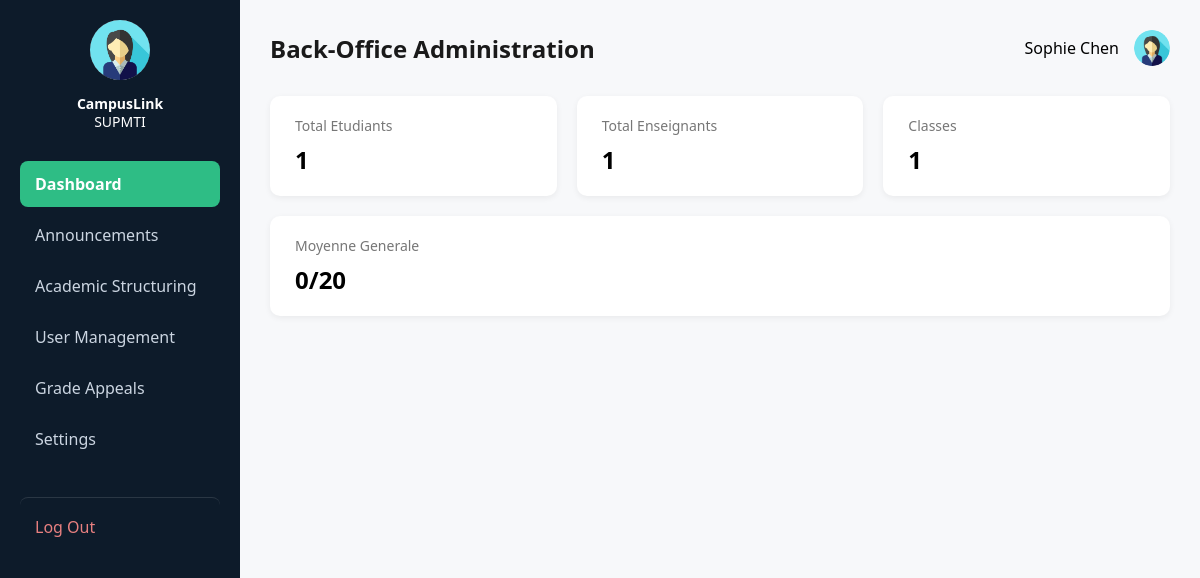
Page /dashboard-admin (signed in) on the committed database.
### tables this page shows
CREATE TABLE users (
        id INTEGER PRIMARY KEY AUTOINCREMENT,
        nom TEXT NOT NULL,
        email TEXT NOT NULL UNIQUE,
        mot_de_passe TEXT NOT NULL,
        role TEXT NOT NULL,
        classe TEXT,
        cne TEXT,
        cin TEXT,
        photo TEXT
    );

### app.py (the view)
@app.route('/dashboard-admin')
def dashboard_admin():
    if session.get('user_role') != 'admin':
        return redirect(url_for('login'))
    connexion = sqlite3.connect('campuslink.db')
    curseur = connexion.cursor()
    curseur.execute("SELECT COUNT(*) FROM users WHERE role = 'etudiant'")
    total_etudiants = curseur.fetchone()[0]
    curseur.execute("SELECT COUNT(*) FROM users WHERE role = 'enseignant'")
    total_enseignants = curseur.fetchone()[0]
    curseur.execute("SELECT COUNT(DISTINCT classe) FROM users WHERE role = 'etudiant' AND classe IS NOT NULL")
    total_classes = curseur.fetchone()[0]
    curseur.execute("SELECT AVG((cc_grade + exam_grade) / 2) FROM notes WHERE cc_grade IS NOT NULL AND exam_grade IS NOT NULL")
    moyenne_generale = curseur.fetchone()[0]
    curseur.execute("SELECT photo FROM users WHERE id = ?", (session.get('user_id'),))
    resultat = curseur.fetchone()
    connexion.close()
    photo = resultat[0] if resultat and resultat[0] else 'avatar.png'
    return render_template(
        'dashboard_admin.html',
        nom=session.get('user_nom'),
        total_etudiants=total_etudiants,
        total_enseignants=total_enseignants,
        total_classes=total_classes,
        photo=photo,
        moyenne_generale=round(moyenne_generale, 2) if moyenne_generale else 0
    )

### app.py (called while the page is built)
@app.context_processor
def inject_current_user():
    current_role = session.get('user_role')
    current_nom = session.get('user_nom')
    current_photo = 'avatar.png'
    if 'user_id' in session:
        connexion = sqlite3.connect('campuslink.db')
        curseur = connexion.cursor()
        curseur.execute("SELECT photo FROM users WHERE id = ?", (session.get('user_id'),))
        resultat = curseur.fetchone()
        connexion.close()
        if resultat and resultat[0]:
            current_photo = resultat[0]
    return dict(
        current_role=current_role,
        current_nom=current_nom,
        current_photo=current_photo
    )

### templates/dashboard_admin.html (shortened to what this page needs)
{% extends "base.html" %}
{% block page_header %}Back-Office Administration{% endblock %}
{% block content %}
<div class="stats-cards">
    <div class="stat-card">
        <p class="stat-label">Total Etudiants</p>
        <h2>{{ total_etudiants }}</h2>
    </div>
    <div class="stat-card">
        <p class="stat-label">Total Enseignants</p>
        <h2>{{ total_enseignants }}</h2>
    </div>
    <div class="stat-card">
        <p class="stat-label">Classes</p>
        <h2>{{ total_classes }}</h2>
    </div>
    <div class="stat-card">
        <p class="stat-label">Moyenne Generale</p>
        <h2>{{ moyenne_generale }}/20</h2>
    </div>
</div>
{% endblock %}

### templates/base.html (shortened to what this page needs)
<!DOCTYPE html>
<html lang="fr">
<head>
    <link rel="stylesheet" href="{{ url_for('static', filename='css/dashboard.css') }}">
</head>
<body>
<div class="dashboard-layout">
    <aside class="sidebar">
        <div class="sidebar-profile">
            <img src="{{ url_for('static', filename='uploads/' + current_photo) if current_photo != 'avatar.png' else url_for('static', filename='images/avatar.png') }}"
                 class="sidebar-avatar" alt="Avatar">
            <div class="sidebar-brand"><strong>CampusLink</strong><br>SUPMTI</div>
        </div>
        <nav class="sidebar-nav">
            {% if current_role == 'admin' %}
                <a href="{{ url_for('dashboard_admin') }}" class="nav-item {{ 'active' if request.endpoint == 'dashboard_admin' }}">Dashboard</a>
                <a href="{{ url_for('admin_announcements') }}" class="nav-item {{ 'active' if request.endpoint in ['admin_announcements','edit_announcement'] }}">Announcements</a>
                <a href="{{ url_for('academic_structure') }}" class="nav-item {{ 'active' if request.endpoint == 'academic_structure' }}">Academic Structuring</a>
                <a href="{{ url_for('user_management') }}" class="nav-item {{ 'active' if request.endpoint in ['user_management','edit_user'] }}">User Management</a>
                <a href="{{ url_for('admin_appeals') }}" class="nav-item {{ 'active' if request.endpoint == 'admin_appeals' }}">Grade Appeals</a>
                <a href="{{ url_for('settings_admin') }}" class="nav-item {{ 'active' if request.endpoint == 'settings_admin' }}">Settings</a>
            {% endif %}
            <a href="{{ url_for('logout') }}" class="nav-item logout-link">Log Out</a>
        </nav>
    </aside>
    <main class="main-content">
        <header class="topbar page-header">
            <h2>{% block page_header %}{% endblock %}</h2>
            <div class="topbar-right">
                <span>{{ current_nom }}</span>
                <img src="{{ url_for('static', filename='uploads/' + current_photo) if current_photo != 'avatar.png' else url_for('static', filename='images/avatar.png') }}"
                     class="topbar-avatar" alt="Avatar">
            </div>
        </header>
        {% block content %}{% endblock %}
    </main>
</div>
</body>
</html>

### static/css/dashboard.css (style rules this page uses)
* { margin: 0; padding: 0; box-sizing: border-box; font-family: 'Segoe UI', Arial, sans-serif; }
.dashboard-layout { display: flex; min-height: 100vh; }
.sidebar { width: 240px; background-color: #0d1b2a; color: white; padding: 20px; }
.sidebar-profile { text-align: center; margin-bottom: 30px; }
.sidebar-profile img { width: 60px; height: 60px; border-radius: 50%; }
.sidebar-avatar { width: 56px; height: 56px; border-radius: 50%; object-fit: cover; margin-bottom: 10px; }
.sidebar-brand { font-size: 14px; line-height: 1.3; }
.logout-link { margin-top: 30px; color: #e88080 !important; border-top: 1px solid rgba(255,255,255,0.12); padding-top: 18px !important; }
.page-header h2 { font-size: 24px; color: #1a1a1a; }
.sidebar-nav { display: flex; flex-direction: column; gap: 5px; }
.nav-item { color: #cbd5e1; text-decoration: none; padding: 12px 15px; border-radius: 8px; }
.nav-item.active { background-color: #2ebd85; color: white; font-weight: bold; }
.main-content { flex: 1; background-color: #f7f8fa; padding: 30px; }
.topbar { display: flex; justify-content: space-between; align-items: center; margin-bottom: 30px; }
.topbar-right { display: flex; align-items: center; gap: 15px; }
.topbar-avatar { width: 36px; height: 36px; border-radius: 50%; }
.stats-cards { display: flex; gap: 20px; flex-wrap: wrap; }
.stat-card { background: white; border-radius: 10px; padding: 20px 25px; flex: 1; min-width: 220px; box-shadow: 0 2px 6px rgba(0,0,0,0.06); }
.stat-label { color: #777; font-size: 14px; margin-bottom: 8px; }

### rows in the picture
users: photo (picture), nom "Sophie Chen"

### other values in the picture
{{ total_etudiants }} "1"
{{ total_enseignants }} "1"
{{ total_classes }} "1"
{{ moyenne_generale }} "0"
